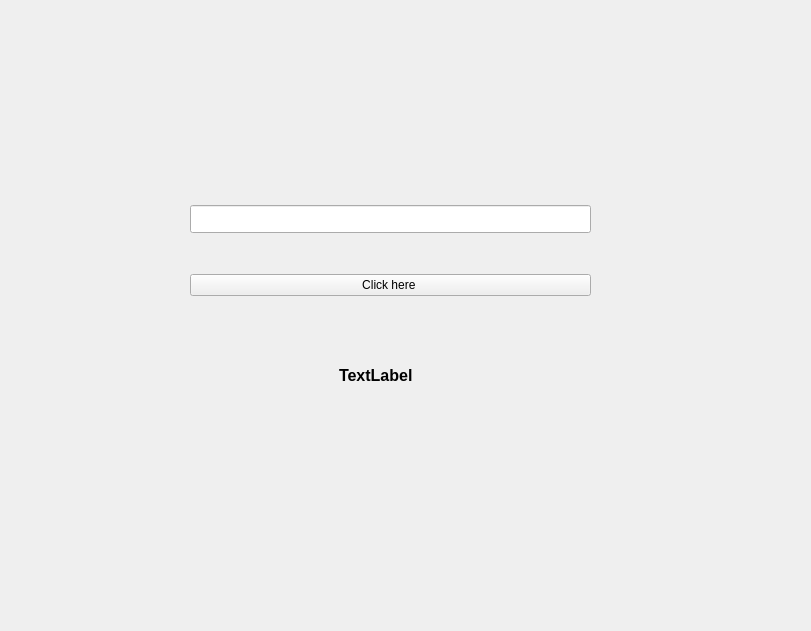
<?xml version="1.0" encoding="UTF-8"?>
<ui version="4.0">
 <class>Form</class>
 <widget class="QWidget" name="Form">
  <property name="geometry">
   <rect>
    <x>0</x>
    <y>0</y>
    <width>811</width>
    <height>631</height>
   </rect>
  </property>
  <property name="windowTitle">
   <string>Form</string>
  </property>
  <widget class="QLabel" name="label">
   <property name="geometry">
    <rect>
     <x>339</x>
     <y>355</y>
     <width>115</width>
     <height>40</height>
    </rect>
   </property>
   <property name="font">
    <font>
     <pointsize>12</pointsize>
     <weight>75</weight>
     <bold>true</bold>
    </font>
   </property>
   <property name="text">
    <string>TextLabel</string>
   </property>
  </widget>
  <widget class="QWidget" name="">
   <property name="geometry">
    <rect>
     <x>190</x>
     <y>170</y>
     <width>401</width>
     <height>161</height>
    </rect>
   </property>
   <layout class="QVBoxLayout" name="verticalLayout">
    <item>
     <widget class="QLineEdit" name="lineEdit">
      <property name="enabled">
       <bool>true</bool>
      </property>
      <property name="font">
       <font>
        <pointsize>13</pointsize>
        <weight>75</weight>
        <bold>true</bold>
       </font>
      </property>
     </widget>
    </item>
    <item>
     <widget class="QPushButton" name="pushButton">
      <property name="text">
       <string>Click here </string>
      </property>
     </widget>
    </item>
   </layout>
  </widget>
 </widget>
 <resources/>
 <connections/>
</ui>
